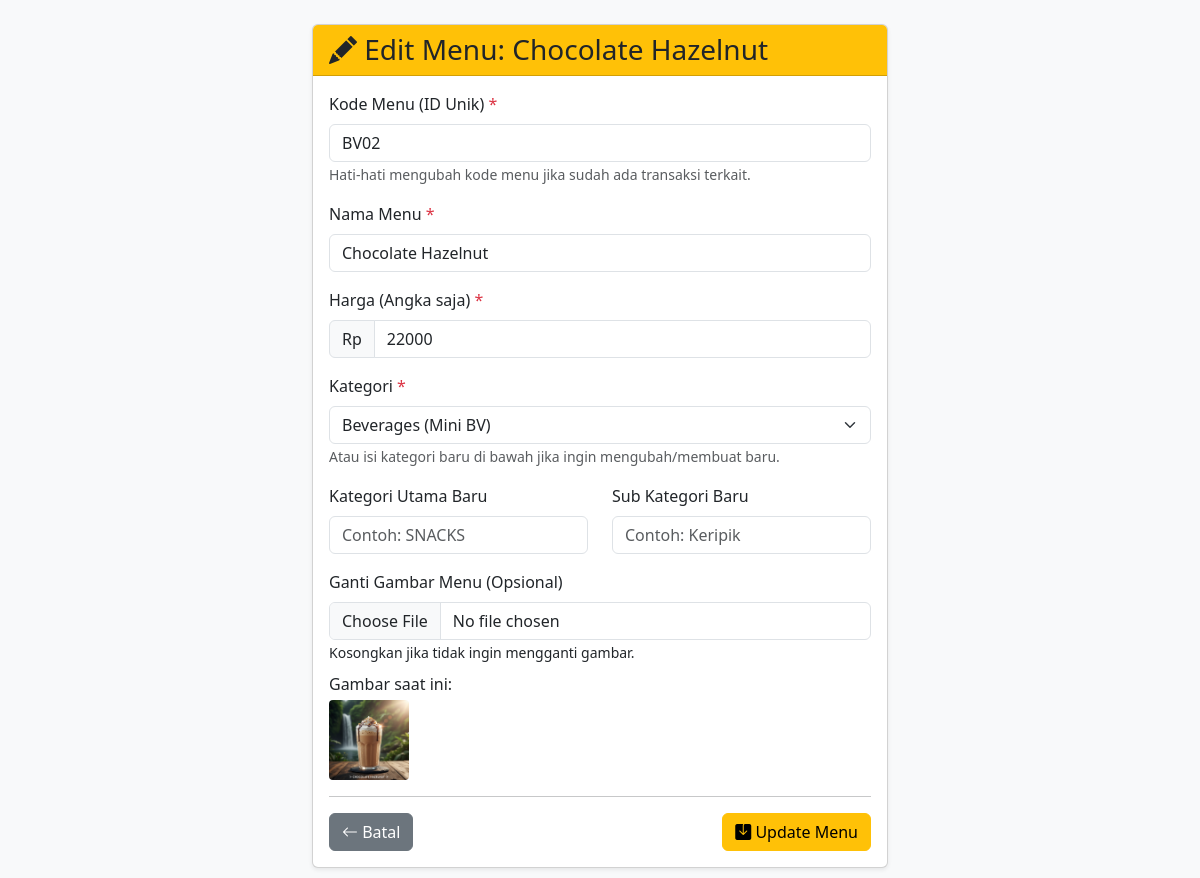
Page /edit_menu.php?id=BV02 on the committed database.
### tables this page shows
CREATE TABLE `menu` (
  `id` varchar(20) NOT NULL,
  `nama_menu` varchar(100) NOT NULL,
  `harga` decimal(10,0) NOT NULL,
  `kategori_utama` varchar(50) NOT NULL,
  `sub_kategori` varchar(50) NOT NULL,
  `gambar` varchar(255) DEFAULT 'assets/images/placeholder_default.png'
);

### edit_menu.php (the view, shortened to what this page needs)
<?php
include 'koneksi.php';
$id_menu = $_GET['id'] ?? null;
try {
    $stmt = $pdo->prepare("SELECT * FROM menu WHERE id = :id");
    $stmt->bindParam(':id', $id_menu);
    $stmt->execute();
    $menu_item = $stmt->fetch();
} catch (PDOException $e) {
    redirect_dengan_pesan('kelola_menu.php', 'gagal', 'Database error: ' . $e->getMessage());
}
$stmt_cat = $pdo->query("SELECT DISTINCT kategori_utama, sub_kategori FROM menu ORDER BY kategori_utama, sub_kategori");
$kategori_list = $stmt_cat->fetchAll();
?>
<!DOCTYPE html>
<html lang="id">
<head>
    <link href="https://cdn.jsdelivr.net/npm/bootstrap@5.3.2/dist/css/bootstrap.min.css" rel="stylesheet">
     <link rel="stylesheet" href="https://cdn.jsdelivr.net/npm/bootstrap-icons@1.11.1/font/bootstrap-icons.css">
</head>
<body class="bg-light">
    <div class="container my-4" style="max-width: 600px;">
        <div class="card shadow-sm">
             <div class="card-header bg-warning">
                <h3 class="mb-0"><i class="bi bi-pencil-fill"></i> Edit Menu: <?= htmlspecialchars($menu_item['nama_menu']) ?></h3>
            </div>
            <div class="card-body">
                <form action="proses_edit_menu.php" method="POST" enctype="multipart/form-data">
                    <div class="mb-3">
                        <label for="id" class="form-label">Kode Menu (ID Unik) <span class="text-danger">*</span></label>
                        <input type="text" class="form-control" id="id" name="id" required value="<?= htmlspecialchars($menu_item['id']) ?>">
                        <small class="text-muted">Hati-hati mengubah kode menu jika sudah ada transaksi terkait.</small>
                    </div>
                    <div class="mb-3">
                        <label for="nama_menu" class="form-label">Nama Menu <span class="text-danger">*</span></label>
                        <input type="text" class="form-control" id="nama_menu" name="nama_menu" required value="<?= htmlspecialchars($menu_item['nama_menu']) ?>">
                    </div>
                    <div class="mb-3">
                        <label for="harga" class="form-label">Harga (Angka saja) <span class="text-danger">*</span></label>
                         <div class="input-group">
                           <span class="input-group-text">Rp</span>
                           <input type="number" class="form-control" id="harga" name="harga" required value="<?= htmlspecialchars($menu_item['harga']) ?>" min="0">
                        </div>
                    </div>
                    <div class="mb-3">
                         <label for="kategori" class="form-label">Kategori <span class="text-danger">*</span></label>
                         <select class="form-select" id="kategori" name="kategori">
                             <?php
                                $current_main_cat = '';
                                foreach ($kategori_list as $kat) {
                                    if ($kat['kategori_utama'] != $current_main_cat) {
                                        if ($current_main_cat != '') echo '</optgroup>';
                                        echo '<optgroup label="' . htmlspecialchars($kat['kategori_utama']) . '">';
                                        $current_main_cat = $kat['kategori_utama'];
                                    }
                                    $value_kat = htmlspecialchars($kat['kategori_utama']) . '|' . htmlspecialchars($kat['sub_kategori']);
                                    $selected = ($kat['kategori_utama'] == $menu_item['kategori_utama'] && $kat['sub_kategori'] == $menu_item['sub_kategori']) ? 'selected' : '';
                                    echo '<option value="' . $value_kat . '" ' . $selected . '>' . htmlspecialchars($kat['sub_kategori']) . '</option>';
                                }
                                if ($current_main_cat != '') echo '</optgroup>';
                             ?>
                         </select>
                         <small class="text-muted">Atau isi kategori baru di bawah jika ingin mengubah/membuat baru.</small>
                    </div>
                     <div class="row mb-3">
                         <div class="col-md-6">
                            <label for="kategori_utama_baru" class="form-label">Kategori Utama Baru</label>
                            <input type="text" class="form-control" id="kategori_utama_baru" name="kategori_utama_baru" placeholder="Contoh: SNACKS">
                         </div>
                         <div class="col-md-6">
                            <label for="sub_kategori_baru" class="form-label">Sub Kategori Baru</label>
                            <input type="text" class="form-control" id="sub_kategori_baru" name="sub_kategori_baru" placeholder="Contoh: Keripik">
                         </div>
                     </div>
                     <div class="mb-3">
                        <label for="gambar" class="form-label">Ganti Gambar Menu (Opsional)</label>
                        <input class="form-control" type="file" id="gambar" name="gambar" accept="image/png, image/jpeg, image/gif">
                        <small>Kosongkan jika tidak ingin mengganti gambar.</small>
                        <div class="mt-2">
                             <p class="mb-1">Gambar saat ini:</p>
                             <img src="<?= htmlspecialchars($menu_item['gambar']) ?>" alt="Gambar saat ini" style="width: 80px; height: 80px; object-fit: cover; border-radius: 4px;">
                        </div>
                    </div>
                     <hr>
                    <div class="d-flex justify-content-between">
                        <a href="kelola_menu.php" class="btn btn-secondary"><i class="bi bi-arrow-left"></i> Batal</a>
                        <button type="submit" class="btn btn-warning"><i class="bi bi-save-fill"></i> Update Menu</button>
                    </div>
                </form>
            </div>
        </div>
    </div>
</body>
</html>

### rows in the picture
menu: nama_menu "Chocolate Hazelnut", id "BV02", harga "22000", gambar (picture)

### other values in the picture
form field kategori "Beverages (Mini BV)"
